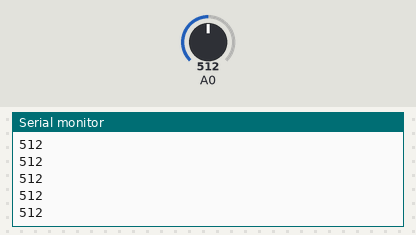
A sketch run on a simulated Arduino Uno, built with avr-gcc and run on an emulated ATmega328P. On the bench: the last lines printed to the serial monitor. The inputs (shaded band) are chosen by the test bench; at power-on: A0 = 512.

Above: at 1.2 s.
1.3 s: A0 set to 716
At 1.9 s:
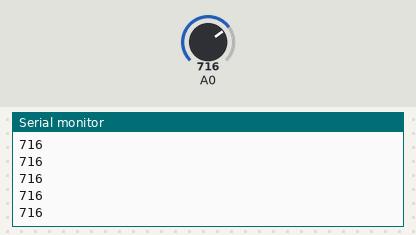
2.8 s: A0 set to 900
At 3.4 s:
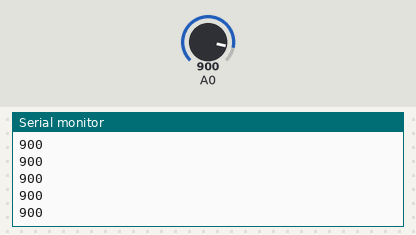
Timing chart, 0 to 5.8 s (numbered marks = the images above; inputs shaded):
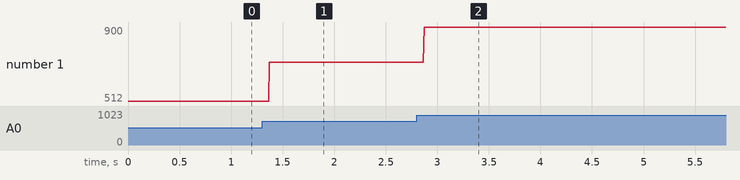

Measured:
- after the input at 1.3 s, the serial monitor: prints a new line after 0.07 s (image 1)
- after the input at 2.8 s, the serial monitor: prints a new line after 0.07 s (image 2)
- plotted number 1: 512 → 716 after the input at 1.3 s, 716 → 900 after the input at 2.8 s

The sketch:

lowpass_filter.ino
```cpp
#include <Filters.h>

void setup() {
  // filters out changes faster that 5 Hz.
  Serial.begin(9600);
}

//Low pass bessel filter order=1 alpha1=0.02
class  FilterBeLp1
{
  public:
    FilterBeLp1()
    {
      v[0]=0.0;
    }
  private:
    float v[2];
  public:
    float step(float x) //class II
    {
      v[0] = v[1];
      v[1] = (5.919070381840546569e-2 * x)
         + (0.88161859236318906863 * v[0]);
      return
         (v[0] + v[1]);
    }
};

void loop() {
  while( true ) {

  // create a one pole (RC) lowpass filter
//  float filterFrequency = 100.0;
//    FilterOnePole lowpassFilter( LOWPASS, filterFrequency );
//    lowpassFilter.input( analogRead( A0 ) );
    int test = analogRead(A0);
    FilterBeLp1();
    Serial.println(test);
  }
}
```
